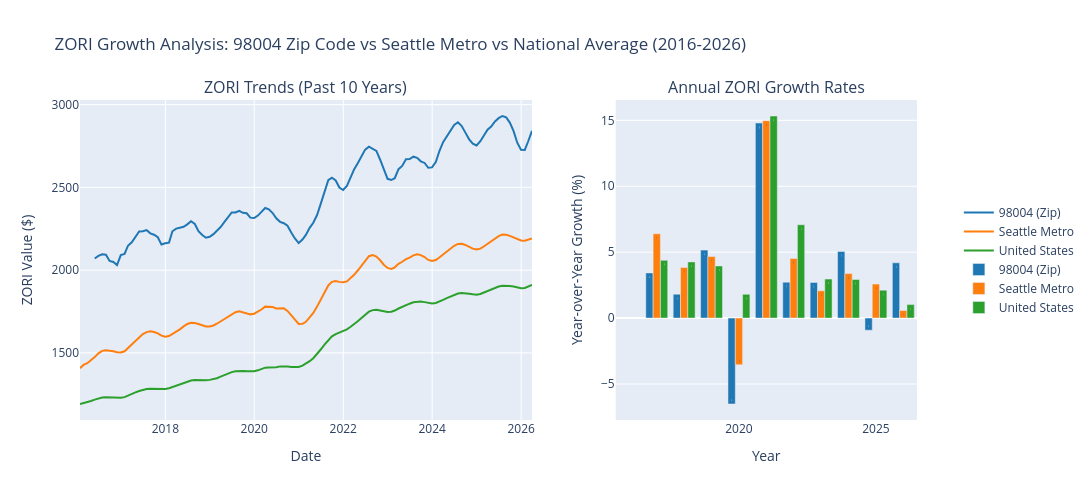

This figure's notebook cell:
### Markdown cell above
---

## Section 4 — Visualization

Create at least one visualization that supports one of your analysis findings. Your chart should:

- Have a title that states the finding, not just the data (e.g., "Satisfaction scores drop sharply after age 40" not "Satisfaction by age")
- Have labeled axes
- Use a chart type appropriate for your data (bar for categorical comparison, scatter for relationships, line for trends over time)

Below the chart, explain in a markdown cell: why you chose this chart type, and what you want the reader to take away from it.

### Code cell
fig.update_layout(
    title_text="ZORI Growth Analysis: 98004 Zip Code vs Seattle Metro vs National Average (2016-2026)",
    height=500,
    width=1400,
    showlegend=True,
    hovermode='x unified',
    barmode='group',
    legend=dict(
        x=1.05,  # Position legend outside the chart area to the right
        y=0.5,
        xanchor='left',
        yanchor='middle'
    )
)
